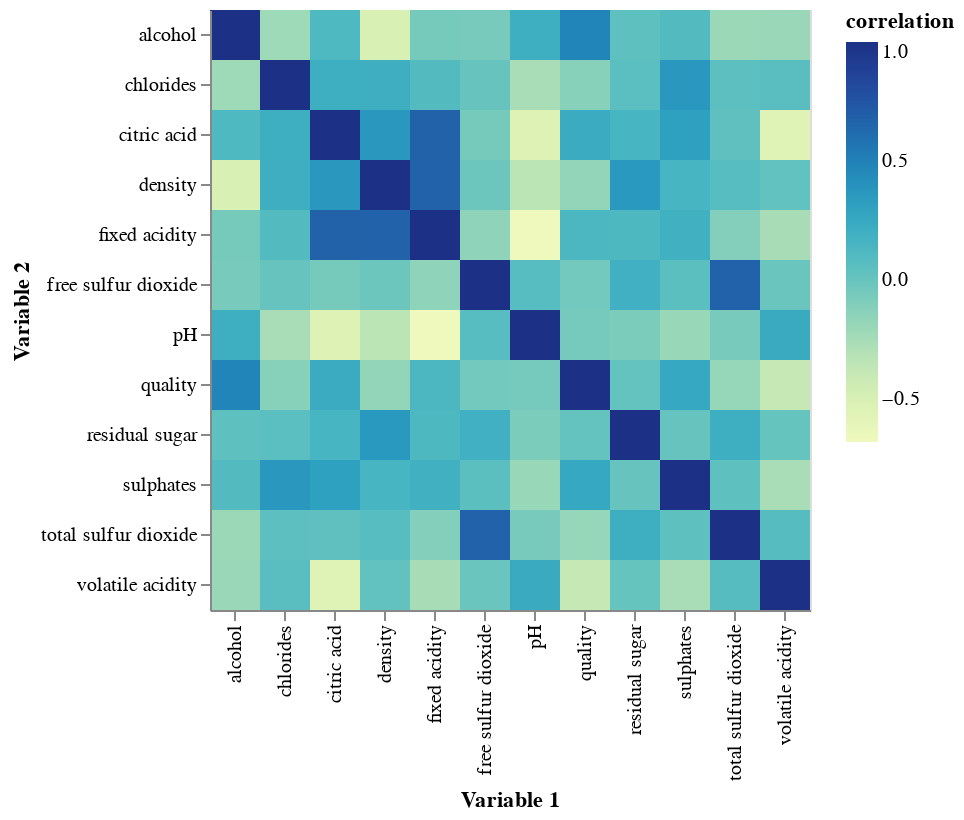

Write notebook code for a chart like this one.
### Markdown cell above
We then visualize the correlation grid between all of our feature variables. This assists to identify patterns and relationships between the variables, allowing us to gain insights into the underlying structure of the data and potentially identify features that are highly correlated with the target variable. This can help us to better understand the data and inform our feature selection and model building decisions.

### Code cell
correlation_table(df)

### Figure 1 — Vega-Lite specification as saved in the notebook (floating-point values rounded to 4 significant figures; data arrays with more than 128 entries replaced by an {"elided": "..."} marker saying what was removed)
{"config": {"view": {"continuousWidth": 400, "continuousHeight": 300}}, "data": {"name": "data-fe8cb2597928461d81fd0c99f3b1e680"}, "mark": "rect", "encoding": {"color": {"field": "correlation", "type": "quantitative"}, "tooltip": [{"field": "correlation_label", "type": "nominal"}], "x": {"field": "Variable 1", "type": "ordinal"}, "y": {"field": "Variable 2", "type": "ordinal"}}, "height": 300, "selection": {"selector001": {"type": "interval", "bind": "scales", "encodings": ["x", "y"]}}, "width": 300, "$schema": "https://vega.github.io/schema/vega-lite/v4.17.0.json", "datasets": {"data-fe8cb2597928461d81fd0c99f3b1e680": {"elided": "144 records"}}}
